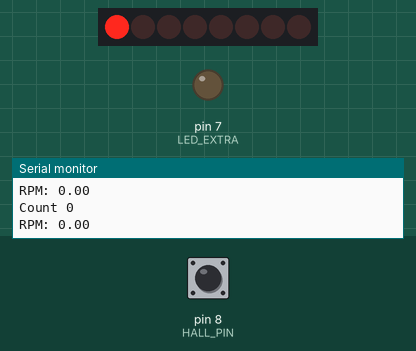
Bench run of a sketch on a simulated Arduino Uno, built with avr-gcc and run on an emulated ATmega328P. Shown: 8 shift-register outputs drawn as a row of LEDs (first output left, lit = HIGH), output pins drawn as LEDs (lit = HIGH), the last lines printed to the serial monitor. Wiring (inferred from the names in the program): shift register (74HC595): data pin 4; shift clock pin 6; latch pin 5. Wiring (inferred from the signals the program sends): row of LEDs: on Q0, Q1, Q2, Q3, Q4, Q5, Q6, Q7. The test bench sets the inputs (shaded band); at power-on: pin 8 (HALL_PIN) HIGH. Pins used as bus, display or sensor lines are not drawn.

Above: at 1.2 s.
1.3 s: pin 8 (HALL_PIN) pulsed LOW 5 times (0.12 s each, 0.3 s apart)
At 2.7 s:
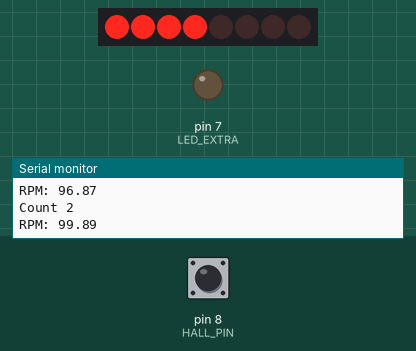
At 3.8 s:
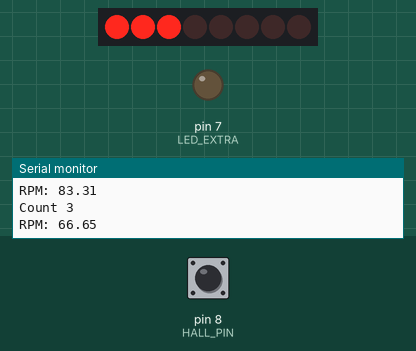
Timing chart, 0 to 6.5 s (numbered marks = the images above; inputs shaded):
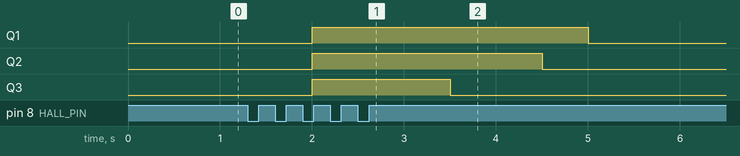

The sketch:

teste_rpmHall_LED.ino
```cpp
// Pinos do 74HC595
#define DATA_PIN 4   // DS
#define LATCH_PIN 5  // STCP
#define CLOCK_PIN 6 // SHCP

// Pino do LED independente
#define LED_EXTRA 7

#define HALL_PIN 8 // Pino do sinal do KY-003

int rpm;


unsigned long lastPulseTime = 0;
float rpmInstant = 0;
float rpmFiltered = 0;
const float alpha = 0.3; // Constante que suaviza a variação do RPM
unsigned long lastDebounceTime = 0;
const unsigned long debounceDelay = 50; // Serve para impedir que várias medidas muito próximas atuem como ruído e elevem muito o RPM
bool lastHallState = HIGH; // Estado anterior do sensor

const float decayRate = 10; // Quanto o RPM cai por segundo quando não há pulsos
int count = 0;

void setup() {
  pinMode(DATA_PIN, OUTPUT);
  pinMode(LATCH_PIN, OUTPUT);
  pinMode(CLOCK_PIN, OUTPUT);
  pinMode(LED_EXTRA, OUTPUT);

  Serial.begin(9600);
  pinMode(HALL_PIN, INPUT); // Sem PULLUP

}

void loop() {
  bool hallState = digitalRead(HALL_PIN);

  // Detecta borda de descida (ímã passou pelo sensor)
  if (lastHallState == HIGH && hallState == LOW) {
    count++;
    unsigned long now = millis();

    // Aplica debounce
    if ((now - lastDebounceTime) > debounceDelay) {
      unsigned long nowMicros = micros();
      unsigned long timeDiff = nowMicros - lastPulseTime;

      if (lastPulseTime > 0 && timeDiff > 0) {
        rpmInstant = 60000000.0 / timeDiff;
      }

      lastPulseTime = nowMicros;
      lastDebounceTime = now;
    }
  }
  lastHallState = hallState;

  // Atualiza filtro
  rpmFiltered = (alpha * rpmInstant) + ((1 - alpha) * rpmFiltered);

  // Se não teve pulso por um tempo, reduz valor gradualmente
  if (millis() - (lastDebounceTime) > debounceDelay) {
    if (rpmFiltered > 0) {
      rpmFiltered -= decayRate * (millis() - lastDebounceTime) / 1000.0;
      if (rpmFiltered < 0) rpmFiltered = 0;
    }
  }

  // Exibe a cada 500ms
  static unsigned long lastPrint = 0;
  if (millis() - lastPrint >= 500) {
    lastPrint = millis();
    Serial.print("RPM: ");
    Serial.println(rpmFiltered);
    acender(rpmFiltered);
    Serial.print("Count ");
    Serial.println(count);
  }


  // for (int i = 0; i < 9; i++) {
  //   if (i < 8) {
  //     // Acende LED pelo 74HC595
  //     enviarDados(1 << i);
  //     digitalWrite(LED_EXTRA, LOW);
  //   } else {
  //     // Acende LED extra
  //     enviarDados(0x00);
  //     digitalWrite(LED_EXTRA, HIGH);
  //   }
  //   delay(200);
  // }

  // // Acende todos
  // enviarDados(0xFF);
  // digitalWrite(LED_EXTRA, HIGH);
  // delay(500);

  // // Apaga todos
  // enviarDados(0x00);
  // digitalWrite(LED_EXTRA, LOW);
  // delay(500);
}

void enviarDados(byte data) {
  digitalWrite(LATCH_PIN, LOW);
  shiftOut(DATA_PIN, CLOCK_PIN, MSBFIRST, data);
  digitalWrite(LATCH_PIN, HIGH);
}


void acender(unsigned long rpm){
    if (rpm <= 20) {
      enviarDados(0x01);
      digitalWrite(LED_EXTRA, LOW);
    }
    else if (rpm <= 40) {
      enviarDados(0x03);
      digitalWrite(LED_EXTRA, LOW);
    }
    else if (rpm <= 80) {
      enviarDados(0x07);
      digitalWrite(LED_EXTRA, LOW);
    }
    else if (rpm <= 160) {
      enviarDados(0x0F);
      digitalWrite(LED_EXTRA, LOW);
    }
    else if (rpm <= 180) {
      enviarDados(0x1F);
      digitalWrite(LED_EXTRA, LOW);
    }
    else if (rpm <= 220) {
      enviarDados(0x3F);
      digitalWrite(LED_EXTRA, LOW);
    }
    else if (rpm <=260) {
      enviarDados(0x7F);
      digitalWrite(LED_EXTRA, LOW);
    }
    else if (rpm <=300) {
      enviarDados(0xFF);
      digitalWrite(LED_EXTRA, LOW);
    }
    else {
      enviarDados(0xFF);
      digitalWrite(LED_EXTRA, HIGH);
    }
    delay(300);
}
```

Measured:
- after the input at 1.3 s, Q1: LOW → HIGH after 0.70 s, → LOW 3.0 s later; Q2: LOW → HIGH after 0.70 s, → LOW 2.5 s later; Q3: LOW → HIGH after 0.70 s, → LOW 1.5 s later
